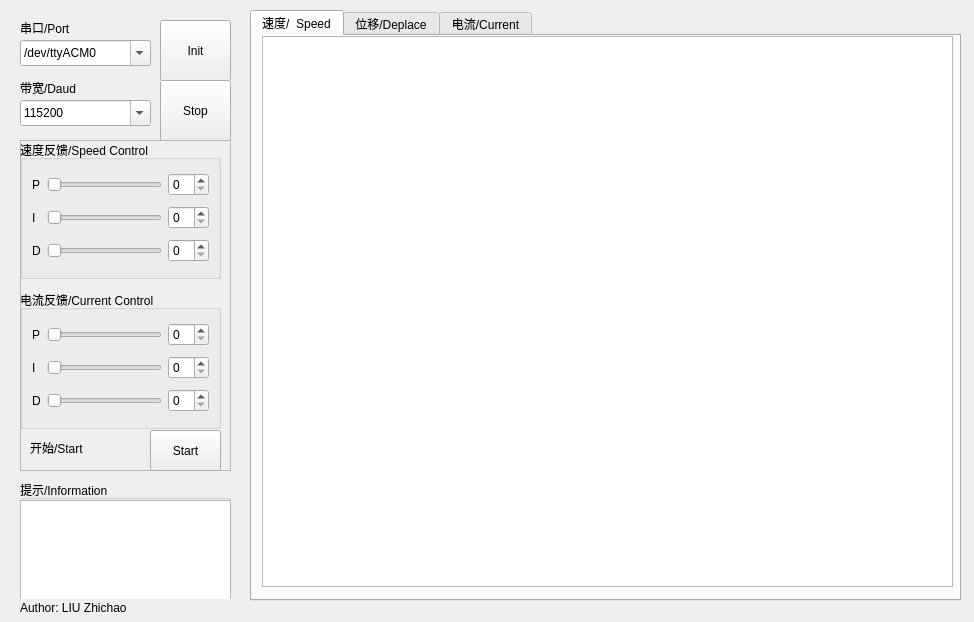
<?xml version="1.0" encoding="UTF-8"?>
<ui version="4.0">
 <class>Form</class>
 <widget class="QWidget" name="Form">
  <property name="geometry">
   <rect>
    <x>0</x>
    <y>0</y>
    <width>974</width>
    <height>622</height>
   </rect>
  </property>
  <property name="windowTitle">
   <string>Form</string>
  </property>
  <widget class="QLabel" name="label">
   <property name="geometry">
    <rect>
     <x>20</x>
     <y>20</y>
     <width>62</width>
     <height>16</height>
    </rect>
   </property>
   <property name="text">
    <string>串口/Port</string>
   </property>
  </widget>
  <widget class="QPushButton" name="pushButton_Init">
   <property name="geometry">
    <rect>
     <x>160</x>
     <y>20</y>
     <width>71</width>
     <height>61</height>
    </rect>
   </property>
   <property name="text">
    <string>Init</string>
   </property>
  </widget>
  <widget class="QComboBox" name="comboBox_Port">
   <property name="geometry">
    <rect>
     <x>20</x>
     <y>40</y>
     <width>131</width>
     <height>26</height>
    </rect>
   </property>
   <property name="editable">
    <bool>true</bool>
   </property>
   <item>
    <property name="text">
     <string>/dev/ttyACM0</string>
    </property>
   </item>
   <item>
    <property name="text">
     <string>/dev/ttyACM1</string>
    </property>
   </item>
   <item>
    <property name="text">
     <string>/dev/ttyACM2</string>
    </property>
   </item>
   <item>
    <property name="text">
     <string>/dev/ttyACM3</string>
    </property>
   </item>
   <item>
    <property name="text">
     <string>/dev/ttyACM4</string>
    </property>
   </item>
   <item>
    <property name="text">
     <string>/dev/ttyACM5</string>
    </property>
   </item>
   <item>
    <property name="text">
     <string>/dev/ttyACM6</string>
    </property>
   </item>
  </widget>
  <widget class="QComboBox" name="comboBox_Baud">
   <property name="geometry">
    <rect>
     <x>20</x>
     <y>100</y>
     <width>131</width>
     <height>26</height>
    </rect>
   </property>
   <property name="editable">
    <bool>true</bool>
   </property>
   <item>
    <property name="text">
     <string>115200</string>
    </property>
   </item>
   <item>
    <property name="text">
     <string>57600</string>
    </property>
   </item>
   <item>
    <property name="text">
     <string>38400</string>
    </property>
   </item>
   <item>
    <property name="text">
     <string>28800</string>
    </property>
   </item>
   <item>
    <property name="text">
     <string>19200</string>
    </property>
   </item>
   <item>
    <property name="text">
     <string>14400</string>
    </property>
   </item>
   <item>
    <property name="text">
     <string>9600</string>
    </property>
   </item>
   <item>
    <property name="text">
     <string>4800</string>
    </property>
   </item>
  </widget>
  <widget class="QLabel" name="label_2">
   <property name="geometry">
    <rect>
     <x>20</x>
     <y>80</y>
     <width>101</width>
     <height>16</height>
    </rect>
   </property>
   <property name="text">
    <string>带宽/Daud</string>
   </property>
  </widget>
  <widget class="QPushButton" name="pushButton_Stop">
   <property name="geometry">
    <rect>
     <x>160</x>
     <y>80</y>
     <width>71</width>
     <height>61</height>
    </rect>
   </property>
   <property name="text">
    <string>Stop</string>
   </property>
  </widget>
  <widget class="QTabWidget" name="tabWidget">
   <property name="geometry">
    <rect>
     <x>250</x>
     <y>10</y>
     <width>711</width>
     <height>591</height>
    </rect>
   </property>
   <property name="currentIndex">
    <number>0</number>
   </property>
   <widget class="QWidget" name="tab">
    <attribute name="title">
     <string>速度/  Speed</string>
    </attribute>
    <widget class="PlotWidget" name="graph_Speed">
     <property name="geometry">
      <rect>
       <x>10</x>
       <y>0</y>
       <width>691</width>
       <height>551</height>
      </rect>
     </property>
    </widget>
   </widget>
   <widget class="QWidget" name="tab_2">
    <attribute name="title">
     <string>位移/Deplace</string>
    </attribute>
    <widget class="PlotWidget" name="graph_Deplace">
     <property name="geometry">
      <rect>
       <x>10</x>
       <y>0</y>
       <width>691</width>
       <height>551</height>
      </rect>
     </property>
    </widget>
   </widget>
   <widget class="QWidget" name="tab_3">
    <attribute name="title">
     <string>电流/Current</string>
    </attribute>
    <widget class="PlotWidget" name="graph_Current">
     <property name="geometry">
      <rect>
       <x>10</x>
       <y>0</y>
       <width>691</width>
       <height>551</height>
      </rect>
     </property>
    </widget>
   </widget>
  </widget>
  <widget class="QGroupBox" name="groupBox_3">
   <property name="geometry">
    <rect>
     <x>20</x>
     <y>480</y>
     <width>211</width>
     <height>119</height>
    </rect>
   </property>
   <property name="title">
    <string>提示/Information</string>
   </property>
   <widget class="QTextEdit" name="text_Information">
    <property name="geometry">
     <rect>
      <x>0</x>
      <y>20</y>
      <width>211</width>
      <height>101</height>
     </rect>
    </property>
   </widget>
  </widget>
  <widget class="QLabel" name="label_9">
   <property name="geometry">
    <rect>
     <x>20</x>
     <y>600</y>
     <width>141</width>
     <height>16</height>
    </rect>
   </property>
   <property name="text">
    <string>Author: LIU Zhichao</string>
   </property>
  </widget>
  <widget class="QFrame" name="frame">
   <property name="geometry">
    <rect>
     <x>20</x>
     <y>140</y>
     <width>211</width>
     <height>331</height>
    </rect>
   </property>
   <property name="frameShape">
    <enum>QFrame::StyledPanel</enum>
   </property>
   <property name="frameShadow">
    <enum>QFrame::Raised</enum>
   </property>
   <widget class="QGroupBox" name="groupBox_2">
    <property name="geometry">
     <rect>
      <x>0</x>
      <y>150</y>
      <width>201</width>
      <height>139</height>
     </rect>
    </property>
    <property name="title">
     <string>电流反馈/Current Control</string>
    </property>
    <layout class="QGridLayout" name="gridLayout_2">
     <item row="0" column="0">
      <widget class="QLabel" name="label_6">
       <property name="text">
        <string>P</string>
       </property>
      </widget>
     </item>
     <item row="0" column="1">
      <widget class="QSlider" name="horizontalSlider_cP">
       <property name="cursor">
        <cursorShape>PointingHandCursor</cursorShape>
       </property>
       <property name="mouseTracking">
        <bool>true</bool>
       </property>
       <property name="orientation">
        <enum>Qt::Horizontal</enum>
       </property>
      </widget>
     </item>
     <item row="1" column="0">
      <widget class="QLabel" name="label_7">
       <property name="text">
        <string>I</string>
       </property>
      </widget>
     </item>
     <item row="1" column="1">
      <widget class="QSlider" name="horizontalSlider_cI">
       <property name="cursor">
        <cursorShape>PointingHandCursor</cursorShape>
       </property>
       <property name="mouseTracking">
        <bool>true</bool>
       </property>
       <property name="orientation">
        <enum>Qt::Horizontal</enum>
       </property>
      </widget>
     </item>
     <item row="2" column="0">
      <widget class="QLabel" name="label_8">
       <property name="text">
        <string>D</string>
       </property>
      </widget>
     </item>
     <item row="2" column="1">
      <widget class="QSlider" name="horizontalSlider_cD">
       <property name="cursor">
        <cursorShape>PointingHandCursor</cursorShape>
       </property>
       <property name="mouseTracking">
        <bool>true</bool>
       </property>
       <property name="orientation">
        <enum>Qt::Horizontal</enum>
       </property>
      </widget>
     </item>
     <item row="0" column="2">
      <widget class="QSpinBox" name="spinBox_4"/>
     </item>
     <item row="1" column="2">
      <widget class="QSpinBox" name="spinBox_5"/>
     </item>
     <item row="2" column="2">
      <widget class="QSpinBox" name="spinBox_6"/>
     </item>
    </layout>
   </widget>
   <widget class="QGroupBox" name="groupBox">
    <property name="geometry">
     <rect>
      <x>0</x>
      <y>0</y>
      <width>201</width>
      <height>139</height>
     </rect>
    </property>
    <property name="title">
     <string>速度反馈/Speed Control</string>
    </property>
    <layout class="QGridLayout" name="gridLayout">
     <item row="0" column="0">
      <widget class="QLabel" name="label_3">
       <property name="text">
        <string>P</string>
       </property>
      </widget>
     </item>
     <item row="0" column="1">
      <widget class="QSlider" name="horizontalSlider_sP">
       <property name="cursor">
        <cursorShape>PointingHandCursor</cursorShape>
       </property>
       <property name="mouseTracking">
        <bool>true</bool>
       </property>
       <property name="autoFillBackground">
        <bool>false</bool>
       </property>
       <property name="tracking">
        <bool>true</bool>
       </property>
       <property name="orientation">
        <enum>Qt::Horizontal</enum>
       </property>
      </widget>
     </item>
     <item row="1" column="0">
      <widget class="QLabel" name="label_4">
       <property name="text">
        <string>I</string>
       </property>
      </widget>
     </item>
     <item row="1" column="1">
      <widget class="QSlider" name="horizontalSlider_sI">
       <property name="cursor">
        <cursorShape>PointingHandCursor</cursorShape>
       </property>
       <property name="mouseTracking">
        <bool>true</bool>
       </property>
       <property name="orientation">
        <enum>Qt::Horizontal</enum>
       </property>
      </widget>
     </item>
     <item row="2" column="0">
      <widget class="QLabel" name="label_5">
       <property name="text">
        <string>D</string>
       </property>
      </widget>
     </item>
     <item row="2" column="1">
      <widget class="QSlider" name="horizontalSlider_sD">
       <property name="cursor">
        <cursorShape>PointingHandCursor</cursorShape>
       </property>
       <property name="mouseTracking">
        <bool>true</bool>
       </property>
       <property name="orientation">
        <enum>Qt::Horizontal</enum>
       </property>
      </widget>
     </item>
     <item row="0" column="2">
      <widget class="QSpinBox" name="spinBox"/>
     </item>
     <item row="1" column="2">
      <widget class="QSpinBox" name="spinBox_2"/>
     </item>
     <item row="2" column="2">
      <widget class="QSpinBox" name="spinBox_3"/>
     </item>
    </layout>
   </widget>
   <widget class="QPushButton" name="pushButton_Send">
    <property name="geometry">
     <rect>
      <x>130</x>
      <y>290</y>
      <width>71</width>
      <height>41</height>
     </rect>
    </property>
    <property name="text">
     <string>Start</string>
    </property>
   </widget>
   <widget class="QLabel" name="label_10">
    <property name="geometry">
     <rect>
      <x>10</x>
      <y>300</y>
      <width>63</width>
      <height>16</height>
     </rect>
    </property>
    <property name="text">
     <string>开始/Start</string>
    </property>
   </widget>
  </widget>
 </widget>
 <customwidgets>
  <customwidget>
   <class>PlotWidget</class>
   <extends>QGraphicsView</extends>
   <header>pyqtgraph</header>
  </customwidget>
 </customwidgets>
 <resources/>
 <connections>
  <connection>
   <sender>horizontalSlider_sP</sender>
   <signal>valueChanged(int)</signal>
   <receiver>spinBox</receiver>
   <slot>setValue(int)</slot>
   <hints>
    <hint type="sourcelabel">
     <x>101</x>
     <y>199</y>
    </hint>
    <hint type="destinationlabel">
     <x>157</x>
     <y>199</y>
    </hint>
   </hints>
  </connection>
  <connection>
   <sender>horizontalSlider_sI</sender>
   <signal>valueChanged(int)</signal>
   <receiver>spinBox_2</receiver>
   <slot>setValue(int)</slot>
   <hints>
    <hint type="sourcelabel">
     <x>144</x>
     <y>225</y>
    </hint>
    <hint type="destinationlabel">
     <x>158</x>
     <y>225</y>
    </hint>
   </hints>
  </connection>
  <connection>
   <sender>horizontalSlider_sD</sender>
   <signal>valueChanged(int)</signal>
   <receiver>spinBox_3</receiver>
   <slot>setValue(int)</slot>
   <hints>
    <hint type="sourcelabel">
     <x>146</x>
     <y>263</y>
    </hint>
    <hint type="destinationlabel">
     <x>163</x>
     <y>263</y>
    </hint>
   </hints>
  </connection>
  <connection>
   <sender>spinBox</sender>
   <signal>valueChanged(int)</signal>
   <receiver>horizontalSlider_sP</receiver>
   <slot>setValue(int)</slot>
   <hints>
    <hint type="sourcelabel">
     <x>168</x>
     <y>191</y>
    </hint>
    <hint type="destinationlabel">
     <x>142</x>
     <y>191</y>
    </hint>
   </hints>
  </connection>
  <connection>
   <sender>spinBox_2</sender>
   <signal>valueChanged(int)</signal>
   <receiver>horizontalSlider_sI</receiver>
   <slot>setValue(int)</slot>
   <hints>
    <hint type="sourcelabel">
     <x>166</x>
     <y>232</y>
    </hint>
    <hint type="destinationlabel">
     <x>147</x>
     <y>232</y>
    </hint>
   </hints>
  </connection>
  <connection>
   <sender>spinBox_3</sender>
   <signal>valueChanged(int)</signal>
   <receiver>horizontalSlider_sD</receiver>
   <slot>setValue(int)</slot>
   <hints>
    <hint type="sourcelabel">
     <x>162</x>
     <y>256</y>
    </hint>
    <hint type="destinationlabel">
     <x>141</x>
     <y>256</y>
    </hint>
   </hints>
  </connection>
  <connection>
   <sender>horizontalSlider_cP</sender>
   <signal>valueChanged(int)</signal>
   <receiver>spinBox_4</receiver>
   <slot>setValue(int)</slot>
   <hints>
    <hint type="sourcelabel">
     <x>145</x>
     <y>341</y>
    </hint>
    <hint type="destinationlabel">
     <x>169</x>
     <y>342</y>
    </hint>
   </hints>
  </connection>
  <connection>
   <sender>horizontalSlider_cI</sender>
   <signal>valueChanged(int)</signal>
   <receiver>spinBox_5</receiver>
   <slot>setValue(int)</slot>
   <hints>
    <hint type="sourcelabel">
     <x>145</x>
     <y>381</y>
    </hint>
    <hint type="destinationlabel">
     <x>168</x>
     <y>381</y>
    </hint>
   </hints>
  </connection>
  <connection>
   <sender>horizontalSlider_cD</sender>
   <signal>valueChanged(int)</signal>
   <receiver>spinBox_6</receiver>
   <slot>setValue(int)</slot>
   <hints>
    <hint type="sourcelabel">
     <x>146</x>
     <y>411</y>
    </hint>
    <hint type="destinationlabel">
     <x>166</x>
     <y>411</y>
    </hint>
   </hints>
  </connection>
  <connection>
   <sender>spinBox_4</sender>
   <signal>valueChanged(int)</signal>
   <receiver>horizontalSlider_cP</receiver>
   <slot>setValue(int)</slot>
   <hints>
    <hint type="sourcelabel">
     <x>160</x>
     <y>350</y>
    </hint>
    <hint type="destinationlabel">
     <x>145</x>
     <y>350</y>
    </hint>
   </hints>
  </connection>
  <connection>
   <sender>spinBox_5</sender>
   <signal>valueChanged(int)</signal>
   <receiver>horizontalSlider_cI</receiver>
   <slot>setValue(int)</slot>
   <hints>
    <hint type="sourcelabel">
     <x>157</x>
     <y>374</y>
    </hint>
    <hint type="destinationlabel">
     <x>147</x>
     <y>374</y>
    </hint>
   </hints>
  </connection>
  <connection>
   <sender>spinBox_6</sender>
   <signal>valueChanged(int)</signal>
   <receiver>horizontalSlider_cD</receiver>
   <slot>setValue(int)</slot>
   <hints>
    <hint type="sourcelabel">
     <x>160</x>
     <y>419</y>
    </hint>
    <hint type="destinationlabel">
     <x>146</x>
     <y>420</y>
    </hint>
   </hints>
  </connection>
 </connections>
</ui>
